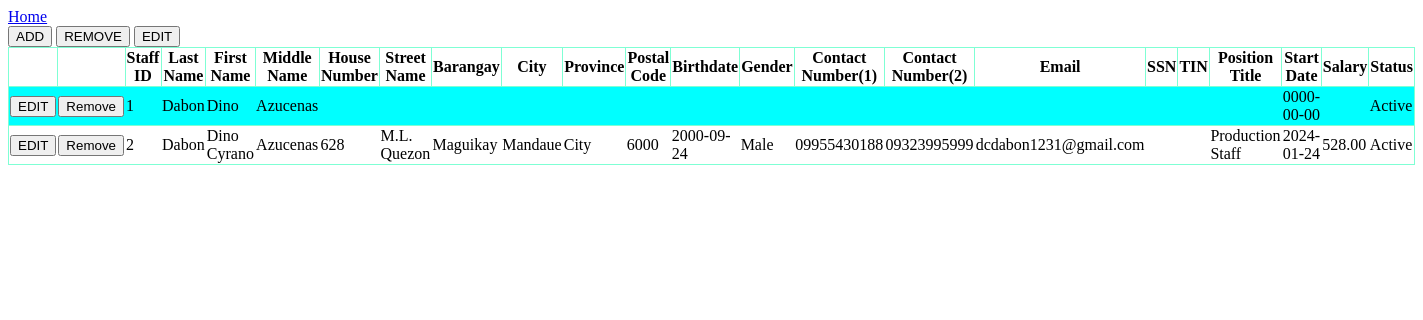
Before: /staff.php with the older database file.
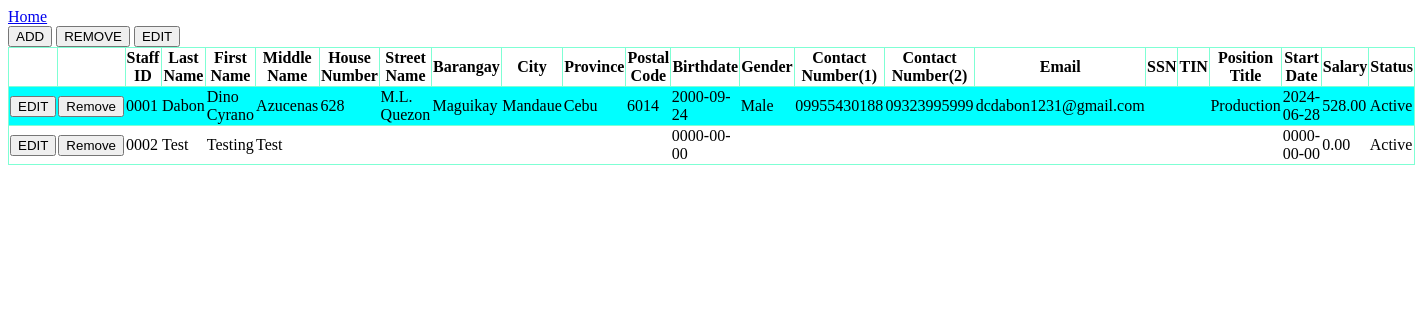
After: the same page with the newer database file.
### tables this page shows
CREATE TABLE `staff` (
  `staff_ID` varchar(20) NOT NULL,
  `last_name` varchar(50) NOT NULL,
  `first_name` varchar(50) NOT NULL,
  `middle_name` varchar(50) DEFAULT NULL,
  `house_number` varchar(20) DEFAULT NULL,
  `street_name` varchar(50) DEFAULT NULL,
  `barangay` varchar(50) DEFAULT NULL,
  `city` varchar(50) DEFAULT NULL,
  `province` varchar(50) DEFAULT NULL,
  `postal_code` varchar(20) DEFAULT NULL,
  `birth_date` date DEFAULT NULL,
  `gender` varchar(50) DEFAULT NULL,
  `contact_1` varchar(20) DEFAULT NULL,
  `contact_2` varchar(20) DEFAULT NULL,
  `email` varchar(50) DEFAULT NULL,
  `SSN` varchar(50) DEFAULT NULL,
  `TIN` varchar(50) DEFAULT NULL,
  `position_title` varchar(50) NOT NULL,
  `start_date` date NOT NULL,
  `salary` decimal(10,2) DEFAULT NULL,
  `status` enum('Active','Inactive') NOT NULL DEFAULT 'Active'
);

### staff.php (the view, shortened to what this page needs)
<!DOCTYPE html>
<html>
    <head>
    </head>
    <body>
        <a href="index.php">Home</a>
        <br>
        <button onclick="showAddStaff()">ADD</button>
        <button>REMOVE</button>
        <button>EDIT</button>
        <br>
    </body>
</html>
<?php
    $conn = mysqli_connect("localhost","root","","mamaflors");
    if ($conn->connect_error) {
        die("ERROR". $conn->connect_error);
    }
    else{
        $sql = "SELECT * FROM staff";
        $result = $conn->query($sql);
        $row = $result->fetch_all(MYSQLI_ASSOC);
        if(sizeof($row) > 0){
            echo "
                <table>
                    <tr>
                        <th></th>
                        <th></th>
                        <th>Staff ID</th>
                        <th>Last Name</th>
                        <th>First Name</th>
                        <th>Middle Name</th>
                        <th>House Number</th>
                        <th>Street Name</th>
                        <th>Barangay</th>
                        <th>City</th>
                        <th>Province</th>
                        <th>Postal Code</th>
                        <th>Birthdate</th>
                        <th>Gender</th>
                        <th>Contact Number(1)</th>
                        <th>Contact Number(2)</th>
                        <th>Email</th>
                        <th>SSN</th>
                        <th>TIN</th>
                        <th>Position Title</th>
                        <th>Start Date</th>
                        <th>Salary</th>
                        <th>Status</th>
                    </tr>
                ";
            for($x = 0; $x < sizeof($row); $x++){
                echo "
                    <tr>
                        <td>
                            <form method='get'>
                                <input type='hidden' value='".($row[$x]['staff_ID'])."' name='edit'>
                                <button class='edit-product-row' id='edit-product-row$x' type='submit'>EDIT</button>
                            </form>
                        </td>
                        <td><form method='get'>
                                <input type='hidden' value='".($row[$x]['staff_ID'])."' name='remove'>
                                <button class='remove-product' id='remove-product$x'>Remove</button>
                            </form>
                        </td>
                        <td>".$row[$x]['staff_ID']."</td>
                        <td>".$row[$x]['last_name']."</td>
                        <td>".$row[$x]['first_name']."</td>
                        <td>".$row[$x]['middle_name']."</td>
                        <td>".$row[$x]['house_number']."</td>
                        <td>".$row[$x]['street_name']."</td>
                        <td>".$row[$x]['barangay']."</td>
                        <td>".$row[$x]['city']."</td>
                        <td>".$row[$x]['province']."</td>
                        <td>".$row[$x]['postal_code']."</td>
                        <td>".$row[$x]['birth_date']."</th>
                        <td>".$row[$x]['gender']."</td>
                        <td>".$row[$x]['contact_1']."</td>
                        <td>".$row[$x]['contact_2']."</td>
                        <td>".$row[$x]['email']."</td>
                        <td>".$row[$x]['SSN']."</td>
                        <td>".$row[$x]['TIN']."</td>
                        <td>".$row[$x]['position_title']."</td>
                        <td>".$row[$x]['start_date']."</td>
                        <td>".$row[$x]['salary']."</td>
                        <td>".$row[$x]['status']."</td>
                    </tr>
                ";
            }
            echo "</table>";
        }
        else{
            echo "Database is Empty";
        }
    }
?>

### staff.php (style rules this page uses)
table { border-collapse: collapse; }
th, tr { border: 1px aquamarine solid; }
tr:nth-child(even) { background-color: aqua; }

Changed rows visible on the page:
removed staff: staff_ID "1", last_name "Dabon", first_name "Dino", middle_name "Azucenas", start_date "0000-00-00", status "Active"
removed staff: staff_ID "2", last_name "Dabon", first_name "Dino Cyrano", middle_name "Azucenas", house_number "628", street_name "M.L. Quezon", barangay "Maguikay", city "Mandaue", province "City", postal_code "6000", birth_date "2000-09-24", gender "Male", contact_1 "09955430188", contact_2 "09323995999", email "dcdabon1231@gmail.com", position_title "Production Staff", start_date "2024-01-24", salary "528.00", status "Active"
added staff: staff_ID "0001", last_name "Dabon", first_name "Dino Cyrano", middle_name "Azucenas", house_number "628", street_name "M.L. Quezon", barangay "Maguikay", city "Mandaue", province "Cebu", postal_code "6014", birth_date "2000-09-24", gender "Male", contact_1 "09955430188", contact_2 "09323995999", email "dcdabon1231@gmail.com", position_title "Production", start_date "2024-06-28", salary "528.00", status "Active"
added staff: staff_ID "0002", last_name "Test", first_name "Testing", middle_name "Test", birth_date "0000-00-00", start_date "0000-00-00", salary "0.00", status "Active"
